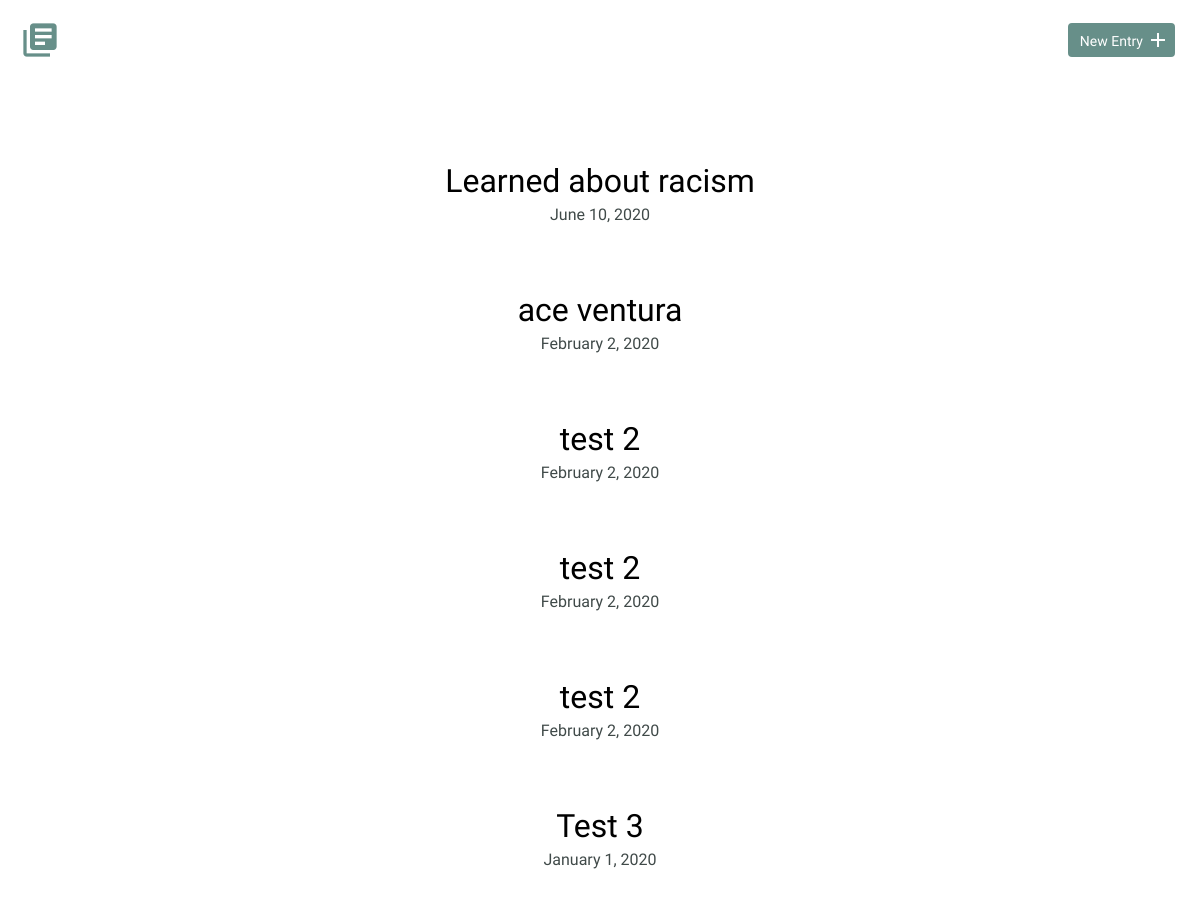
Before: / (upper part) with the older database file.
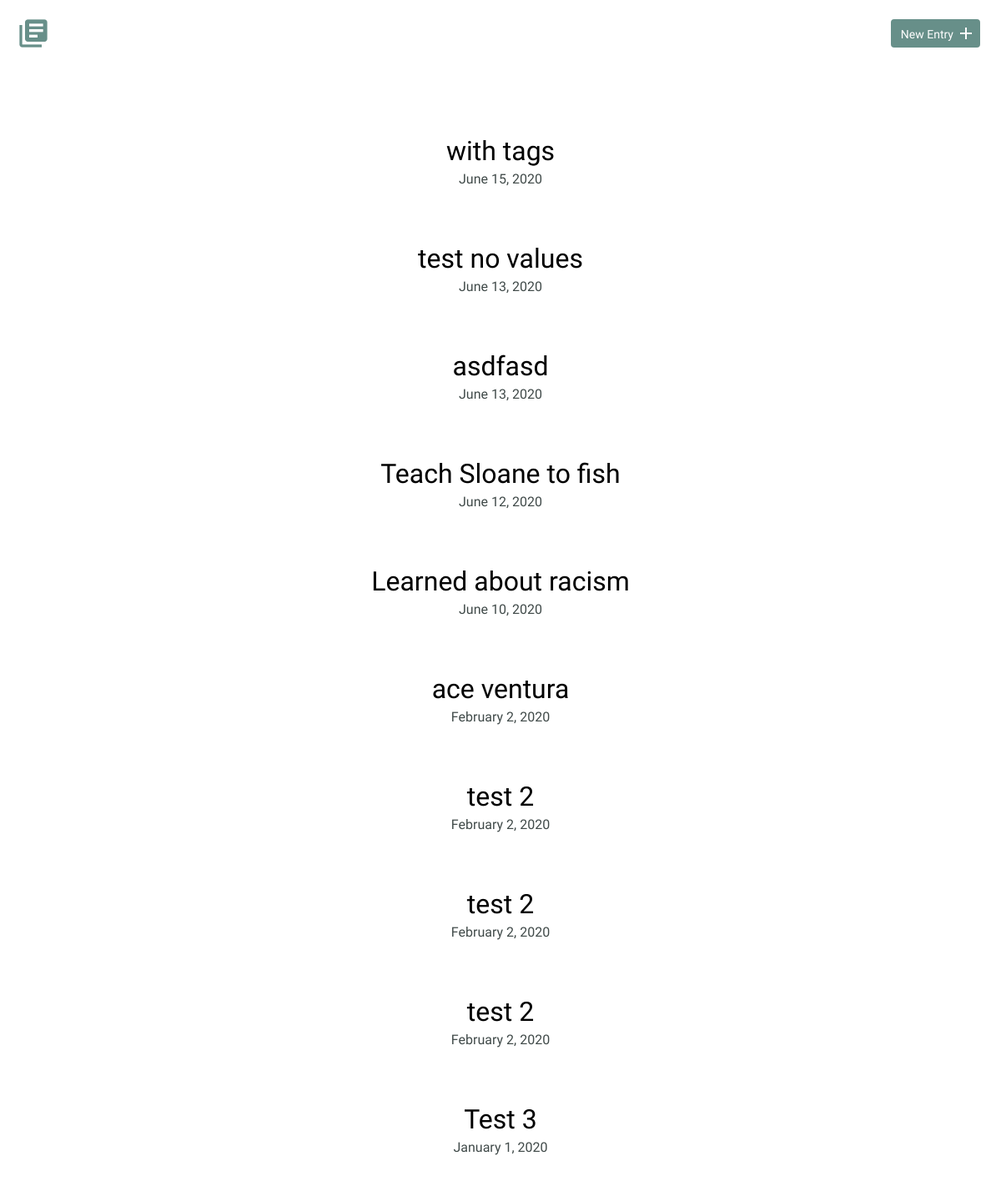
After: the same page with the newer database file.
### tables this page shows
CREATE TABLE "entries" (
	`id`	INTEGER,
	`title`	TEXT,
	`date`	TEXT,
	`time_spent`	INTEGER,
	`learned`	BLOB,
	`resources`	BLOB, tags text,
	PRIMARY KEY(`id`)
);

### inc/functions.php (called while the page is built, shortened)
<?php
function getEntries() {
    include 'connection.php';
    try {
        $sql = "SELECT id, title, date FROM entries ORDER BY date DESC";
        $results = $db->query($sql);
    } catch (Exception $e) {
        echo 'error: ' . $e->getMessage();
    }
    return $results->fetchAll(PDO::FETCH_ASSOC);
}
function convertDate($date) {
    $timestamp = strtotime($date);
    $formatted_time = date('F j, Y', $timestamp);
    return $formatted_time;
}

### index.php (the view, shortened to what this page needs)
<?php
include 'inc/functions.php';
?>
<html>
    <head>
        <link rel="stylesheet" href="css/normalize.css">
        <link rel="stylesheet" href="css/site.css">
    </head>
    <body>
    <?php include 'header.php'; ?>
        <section>
            <div class="container">
                <div class="entry-list">
                    <?php
                        $entries = getEntries();
                        foreach($entries as $entry) {
                        echo "<article>";
                        echo "<h2><a href=\"detail.php?id={$entry['id']}\">{$entry['title']}</a></h2>";
                        echo "<time datetime=\"{$entry['date']}\">" . convertDate($entry['date']) . "</time>";
                        echo "</article>";
                        }
                    ?>
                </div>
            </div>
        </section>
    </body>
</html>

### header.php
<header>
    <link rel="stylesheet" href="https://cdnjs.cloudflare.com/ajax/libs/animate.css/4.0.0/animate.min.css"/>
    <div class="container">
        <div class="site-header">
            <a class="logo" href="index.php"><i class="material-icons">library_books</i></a>
            <a class="button icon-right" href="new.php"><span>New Entry</span> <i class="material-icons">add</i></a>
        </div>
    </div>
</header>

### css/site.css (style rules this page uses)
body { font-size: 16px; color: #404a49; font-family: 'Cousine', serif; font-weight: 400; }
.container { margin: 0 auto; padding: 0 25px; }
header .site-header { margin: 0 auto; height: 95px; }
header .logo i { color: #678f89; margin: 20px 0 0 -5px; float: left; font-size: 40px; }
header .button { float: right; margin: 33px 0 0 0; }
.button { padding: 8px 10px 6px 10px; background: #678f89; border: 2px solid #678f89; border-radius: 4px; text-decoration: none; color: #FFF; position: relative; text-align: center; font-size: 14px; }
.button.icon-right { padding-right: 30px; top: -10px; }
.button.icon-right i { position: absolute; top: 3px; right: 3px; }
h1, h2, h3 { margin: 0; font-weight: 400; line-height: 1em; color: #000; }
h2 { font-size: 32px; }
h2 a { text-decoration: none; color: #000; }
.entry-list, .edit-entry, .new-entry { max-width: 800px; margin: 0 auto; padding: 70px 0 150px 0; }
.entry-list article { margin-bottom: 70px; text-align: center; }
.entry-list article h2 { margin-bottom: 8px; }

Changed rows visible on the page:
added entries: title "with tags", date "June 15, 2020"
added entries: title "test no values", date "June 13, 2020"
added entries: title "asdfasd", date "June 13, 2020"
added entries: title "Teach Sloane to fish", date "June 12, 2020"
